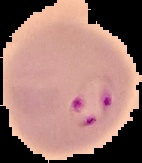
#> input picture dah snaek/tumlen/malaria/parasitized_01.jpg, 142 x 163 px, found by its file name; its folder holds only this picture in this run
$ python Detect_Malaria_secondAttempt.py
#> lines starting #> are read from the running program, lines starting #| are printed output that depends on the picture; after the words box and inside, x2 and y2 are one past the last pixel; in counts of white or black regions, pixels touching at a corner belong together
import numpy as np
import cv2 as cv
import matplotlib.pyplot as plt
import os

folder = 'D:\\KIM\\ProgEmer\\Pan\\malaria\\' #warning use the directory of your file only[this is my directory]
files = os.listdir(folder)
"""
a=cv.imread(folder+files[0])
cv.imshow('hi', a)
cv.waitKey(0)
print(folder+files[0])v
"""#Just check how does syntax work
total = len(files)
positive = 0


for i, file in enumerate(files):
    original_image = cv.imread(folder+file)
#> original_image is the input picture: shape (163, 142, 3); mean B, G, R 110.2, 117.2, 155.1

    #cv.imshow('hi', original_image)
    #cv.waitKey(0)
    #warning Dont use the above syntax if the folder contains many images
    height, width, depth = original_image.shape
#> height = 163; width = 142; depth = 3
    r,g,b = cv.split(original_image)
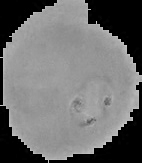
#> r: shape (163, 142); min 0, max 208, mean 110.2
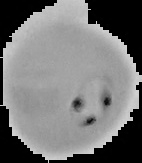
#> g: shape (163, 142); min 0, max 214, mean 117.2
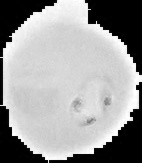
#> b: shape (163, 142); min 0, max 255, mean 155.1
    new_image = cv.merge([r*5,g,b])
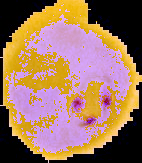
#> new_image: shape (163, 142, 3); mean B, G, R 97.3, 117.2, 155.1
    new_image_gray = cv.cvtColor(new_image, cv.COLOR_BGR2GRAY)
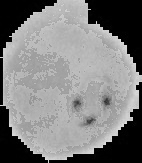
#> new_image_gray: shape (163, 142); min 0, max 225, mean 126.2
    use = cv.bitwise_xor(new_image_gray, r)
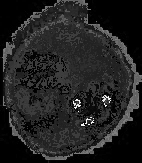
#> use: shape (163, 142); min 0, max 255, mean 33.4
    res, thereshold = cv.threshold(use, 130, 255, cv.THRESH_BINARY)
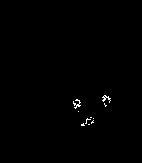
#> thereshold: shape (163, 142); 0.42% white in thin lines or dots, all inside (x1, y1, x2, y2) = (73, 95, 111, 126)
    kernel = np.ones((1,1), np.uint8)
    opening = cv.morphologyEx(thereshold, cv.MORPH_OPEN, kernel )
    contours, hierachy = cv.findContours(opening, cv.RETR_TREE, cv.CHAIN_APPROX_SIMPLE )
#> contours = 12 contours, all with area under 20
    bord = np.zeros([height, width, 3])
    cv.drawContours(bord, contours, -1, (0,255,0),-1  )

    #plt.subplot(10,10,i+1)
    #plt.imshow(bord, cmap = 'gray'), plt.title(i)
    #plt.show()
    #still no clue how to plot all "bord" in the same subplot
    if len(contours)>0:
        positive +=1

print("the accuracy of the system is >>", positive/total)

$ run again, on dah snaek/tumlen/malaria/parasitized_05.jpg
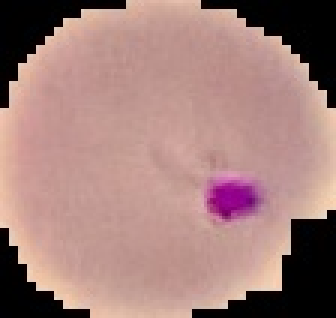
#> input picture dah snaek/tumlen/malaria/parasitized_05.jpg, 112 x 106 px, found by its file name (shown 3 times larger)
#> original_image is the input picture: shape (106, 112, 3); mean B, G, R 122.4, 127, 162.2
#> `use = cv.bitwise_xor(new_image_gray, r)`:
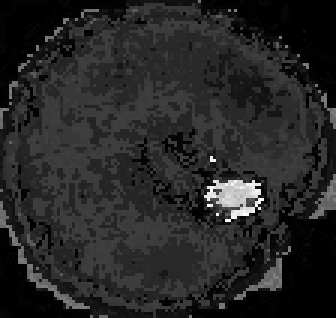
#> use: shape (106, 112) (shown 3 times larger); min 0, max 255, mean 38.4
#> `res, thereshold = cv.threshold(use, 130, 255, cv.THRESH_BINARY)`:
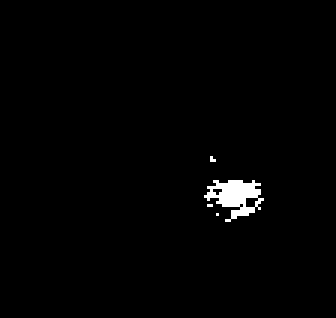
#> thereshold: shape (106, 112) (shown 3 times larger); 1.3% white; 4 white regions (3 under 20 px)
#> contours = 7 contours, 6 with area under 20; largest, box (x1, y1, x2, y2) and area: (68, 60, 88, 74) 125

$ run again, on dah snaek/tumlen/malaria/parasitized_07.jpg
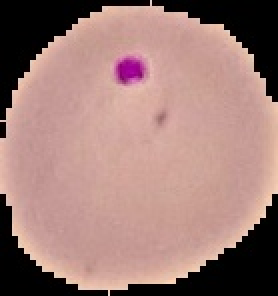
#> input picture dah snaek/tumlen/malaria/parasitized_07.jpg, 139 x 148 px, found by its file name (shown 2 times larger)
#> original_image is the input picture: shape (148, 139, 3); mean B, G, R 118.9, 124.6, 158.6
#> `use = cv.bitwise_xor(new_image_gray, r)`:
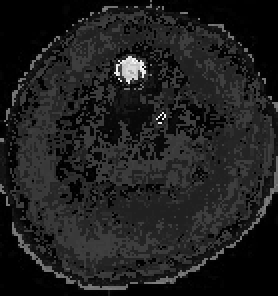
#> use: shape (148, 139) (shown 2 times larger); min 0, max 254, mean 30.8
#> `res, thereshold = cv.threshold(use, 130, 255, cv.THRESH_BINARY)`:
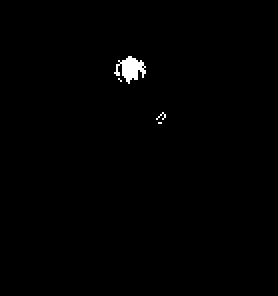
#> thereshold: shape (148, 139) (shown 2 times larger); 0.63% white; 4 white regions (3 under 20 px)
#> contours = 5 contours, 4 with area under 20; largest, box (x1, y1, x2, y2) and area: (57, 28, 73, 42) 89
